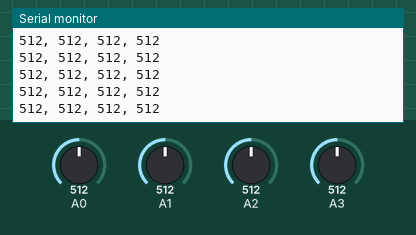
Recording of a sketch running on a simulated Arduino Uno, built with avr-gcc and run on an emulated ATmega328P. Parts: the last lines printed to the serial monitor. Inputs (shaded band) come from the test bench; at power-on: A3 = 512, A0 = 512, A1 = 512, A2 = 512.

Above: at 5.7 s.
5.8 s: A3 set to 111
At 5.87 s:
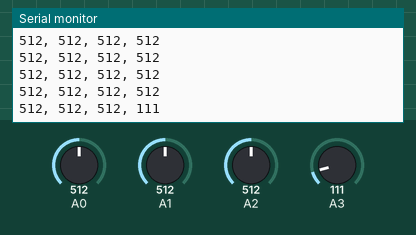
8.8 s: A3 set to 90
At 8.8 s:
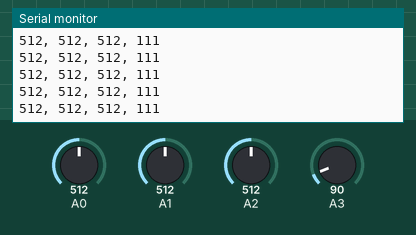
Timing chart, 0 to 11.8 s (numbered marks = the images above; inputs shaded):
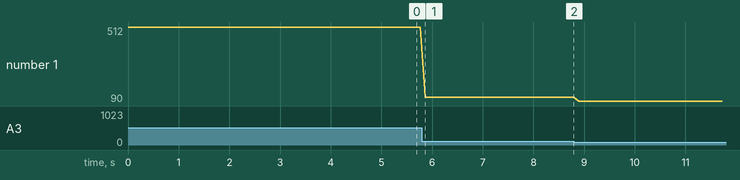

The sketch:

read_sliders_and_print_to_serial.ino
```cpp
/*
You can use this Arduino sketch to test your slide potentiometers.
*/

void setup() {
  Serial.begin(9600);
}

void loop() {
  Serial.print(analogRead(A0));
  Serial.print(", ");
  Serial.print(analogRead(A1));
  Serial.print(", ");
  Serial.print(analogRead(A2));
  Serial.print(", ");
  Serial.println(analogRead(A3));
  delay(100);
}

/*
Copyright Peter Froud 2022.

This source describes Open Hardware and is licensed under the CERN-OHL-S v2.

You may redistribute and modify this source and make products using it under
the terms of the CERN-OHL-S v2 (https://ohwr.org/cern_ohl_s_v2.txt).

This source is distributed WITHOUT ANY EXPRESS OR IMPLIED WARRANTY,
INCLUDING OF MERCHANTABILITY, SATISFACTORY QUALITY AND FITNESS FOR A
PARTICULAR PURPOSE. Please see the CERN-OHL-S v2 for applicable conditions.

Source location: https://github.com/pfroud/DMX-controller
*/
```

Measured:
- after the input at 5.8 s, the serial monitor: prints a new line after 0.07 s (image 1)
- plotted number 1: 512 → 111 after the input at 5.8 s, 111 → 90 after the input at 8.8 s
